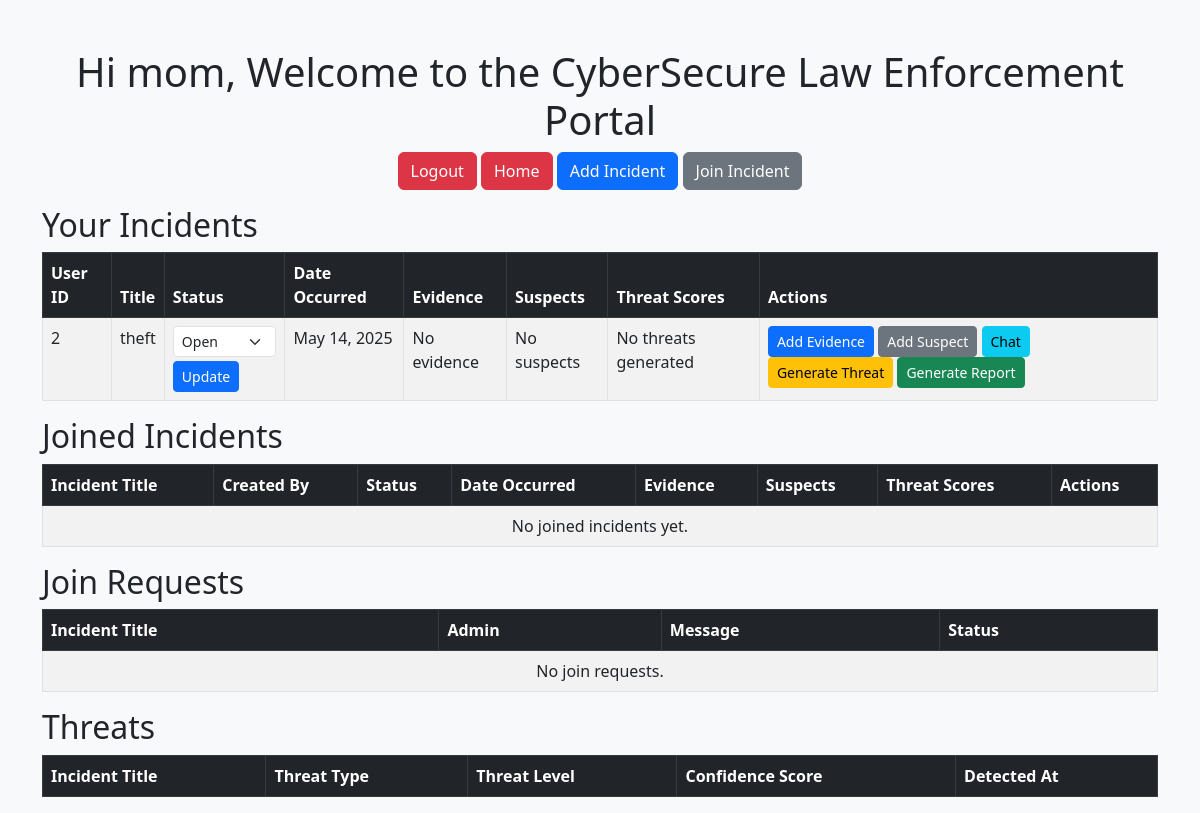
Screenshot of /user-dashboard/ (signed in) with the database file from the repository.
### system/models.py (models this page shows, shortened)
class User(AbstractUser):
    ROLE_CHOICES = [
        ('User', 'User'),
        ('Admin', 'Admin'),
    ]
    email = models.EmailField(unique=True)
    role = models.CharField(max_length=20, choices=ROLE_CHOICES, default='User')  # default USER
    created_at = models.DateTimeField(auto_now_add=True)  # auto timestamp on create

class Incident(models.Model):
    STATUS_CHOICES = [
        ('Open', 'Open'),
        ('In Progress', 'In Progress'),
        ('Resolved', 'Resolved'),
    ]
    SEVERITY_CHOICES = [
        ('Low', 'Low'),
        ('Medium', 'Medium'),
        ('High', 'High'),
        ('Critical', 'Critical'),
    ]
    incident_id = models.AutoField(primary_key=True)
    user = models.ForeignKey(User, on_delete=models.CASCADE, related_name='created_incidents')  # Creator of the incident
    title = models.CharField(max_length=255)
    description = models.TextField()
    status = models.CharField(max_length=20, choices=STATUS_CHOICES, default='Open')
    severity = models.CharField(max_length=20, choices=SEVERITY_CHOICES)
    location = models.CharField(max_length=255, null=True, blank=True)
    date_occurred = models.DateField(null=True, blank=True)
    date_reported = models.DateTimeField(auto_now_add=True)
    assessors = models.ManyToManyField(User, related_name='assessing_incidents', blank=True)  # Users assessing the incident

### system/views.py (the view)
# urls.py: 2. Add a URL to urlpatterns:  path('', views.user_dashboard, name='user_dashboard')
@login_required
def user_dashboard(request):
    incidents = Incident.objects.filter(user=request.user).exclude(incident_id__isnull=True)  # Incidents created by the user
    joined_incidents = Incident.objects.filter(assessors=request.user).exclude(user=request.user)  # Incidents the user is assessing
    pending_requests = JoinRequest.objects.filter(requested_by=request.user, status='Pending')
    accepted_requests = JoinRequest.objects.filter(requested_by=request.user, status='Accepted')
    rejected_requests = JoinRequest.objects.filter(requested_by=request.user, status='Declined')
    return render(request, 'user_dashboard.html', {
        'incidents': incidents,
        'joined_incidents': joined_incidents,
        'pending_requests': pending_requests,
        'accepted_requests': accepted_requests,
        'rejected_requests': rejected_requests
    })

### templates/user_dashboard.html (shortened to what this page needs)
{% extends 'base.html' %}
{% block content %}
<h1 class="text-center">Hi {{ user.first_name }}, Welcome to the CyberSecure Law Enforcement Portal</h1>
<div class="mb-3 text-center">
    <a href="{% url 'logout' %}" class="btn btn-danger">Logout</a>
    <a href="{% url 'home' %}" class="btn btn-danger">Home</a>
    <a href="{% url 'add_incident' %}" class="btn btn-primary">Add Incident</a>
    <a href="{% url 'available_incidents' %}" class="btn btn-secondary">Join Incident</a>
</div>
<h2>Your Incidents</h2>
<table class="table table-striped table-bordered">
    <thead class="table-dark">
        <tr>
            <th>User ID</th>
            <th>Title</th>
            <th>Status</th>
            <th>Date Occurred</th>
            <th>Evidence</th>
            <th>Suspects</th>
            <th>Threat Scores</th>
            <th>Actions</th>
        </tr>
    </thead>
    <tbody>
        {% for incident in incidents %}
        <tr>
            <td>{{ incident.user.id }}</td>
            <td>{{ incident.title }}</td>
            <td>
                <form method="POST" action="{% url 'update_status' incident.incident_id %}">
                    <select name="status" class="form-select form-select-sm" required>
                        <option value="Open" {% if incident.status == "Open" %}selected{% endif %}>Open</option>
                    </select>
                    <button type="submit" class="btn btn-sm btn-primary mt-1">Update</button>
                </form>
            </td>
            <td>{{ incident.date_occurred }}</td>
            <td>
                {% if incident.evidences.all %}
                    <ul class="list-unstyled">
                        {% for evidence in incident.evidences.all %}
                            <li title="{{ evidence.file.name }}">- {{ evidence.file.name }}</li>
                        {% endfor %}
                    </ul>
                {% else %}
                    No evidence
                {% endif %}
            </td>
            <td>
                {% if incident.suspects.all %}
                    <ul class="list-unstyled">
                        {% for suspect in incident.suspects.all %}
                            <li>{{ suspect.name }}</li>
                        {% endfor %}
                    </ul>
                {% else %}
                    No suspects
                {% endif %}
            </td>
            <td>
                {% if incident.threats.all %}
                    <ul class="list-unstyled">
                        {% for threat in incident.threats.all %}
                            <li>{{ threat.confidence_score }} ({{ threat.detected_at }})</li>
                        {% endfor %}
                    </ul>
                {% else %}
                    No threats generated
                {% endif %}
            </td>
            <td>
                <a href="{% url 'add_evidence' incident.incident_id %}" class="btn btn-sm btn-primary">Add Evidence</a>
                <a href="{% url 'add_suspect' incident.incident_id %}" class="btn btn-sm btn-secondary">Add Suspect</a>
                <a href="{% url 'chat' incident.incident_id %}" class="btn btn-sm btn-info">Chat</a>
                <a href="{% url 'generate_threat' incident.incident_id %}" class="btn btn-sm btn-warning">Generate Threat</a>
                <a href="{% url 'generate_report' incident.incident_id %}" class="btn btn-sm btn-success">Generate Report</a>
            </td>
        </tr>
        {% empty %}
        <tr>
            <td colspan="8" class="text-center">No incidents reported yet.</td>
        </tr>
        {% endfor %}
    </tbody>
</table>
<h2>Joined Incidents</h2>
<table class="table table-striped table-bordered">
    <thead class="table-dark">
        <tr>
            <th>Incident Title</th>
            <th>Created By</th>
            <th>Status</th>
            <th>Date Occurred</th>
            <th>Evidence</th>
            <th>Suspects</th>
            <th>Threat Scores</th>
            <th>Actions</th>
        </tr>
    </thead>
    <tbody>
        {% for incident in joined_incidents %}
        <tr>
            <td>{{ incident.title }}</td>
            <td>{{ incident.user.username }}</td>
            <td>{{ incident.status }}</td>
            <td>{{ incident.date_occurred }}</td>
            <td>
                {% if incident.evidences.all %}
                    <ul class="list-unstyled">
                        {% for evidence in incident.evidences.all %}
                            <li title="{{ evidence.file.name }}">- {{ evidence.file.name }}</li>
                        {% endfor %}
                    </ul>
                {% else %}
                    No evidence
                {% endif %}
            </td>
            <td>
                {% if incident.suspects.all %}
                    <ul class="list-unstyled">
                        {% for suspect in incident.suspects.all %}
                            <li>{{ suspect.name }}</li>
                        {% endfor %}
                    </ul>
                {% else %}
                    No suspects
                {% endif %}
            </td>
            <td>
                {% if incident.threats.all %}
                    <ul class="list-unstyled">
                        {% for threat in incident.threats.all %}
                            <li>{{ threat.confidence_score }} ({{ threat.detected_at }})</li>
                        {% endfor %}
                    </ul>
                {% else %}
                    No threats generated
                {% endif %}
            </td>
            <td>
                <a href="{% url 'add_evidence' incident.incident_id %}" class="btn btn-sm btn-primary">Add Evidence</a>
                <a href="{% url 'add_suspect' incident.incident_id %}" class="btn btn-sm btn-secondary">Add Suspect</a>
                <a href="{% url 'chat' incident.incident_id %}" class="btn btn-sm btn-info">Chat</a>
                <a href="{% url 'generate_threat' incident.incident_id %}" class="btn btn-sm btn-warning">Generate Threat</a>
                <a href="{% url 'generate_report' incident.incident_id %}" class="btn btn-sm btn-success">Generate Report</a>
            </td>
        </tr>
        {% empty %}
        <tr>
            <td colspan="8" class="text-center">No joined incidents yet.</td>
        </tr>
        {% endfor %}
    </tbody>
</table>
<h2>Join Requests</h2>
<table class="table table-striped table-bordered">
    <thead class="table-dark">
        <tr>
            <th>Incident Title</th>
            <th>Admin</th>
            <th>Message</th>
            <th>Status</th>
        </tr>
    </thead>
    <tbody>
        {% if not pending_requests and not accepted_requests and not rejected_requests %}
        <tr>
            <td colspan="4" class="text-center">No join requests.</td>
        </tr>
        {% endif %}
    </tbody>
</table>
<h2>Threats</h2>
<table class="table table-striped table-bordered">
    <thead class="table-dark">
        <tr>
            <th>Incident Title</th>
            <th>Threat Type</th>
            <th>Threat Level</th>
            <th>Confidence Score</th>
            <th>Detected At</th>
        </tr>
    </thead>
</table>
{% endblock %}

### rows the page displays
User: first_name "mom"
Incident: user.id "2", title "theft", status "Open", date_occurred "May 14, 2025", shows "No evidence", shows "No suspects", shows "No threats generated"
